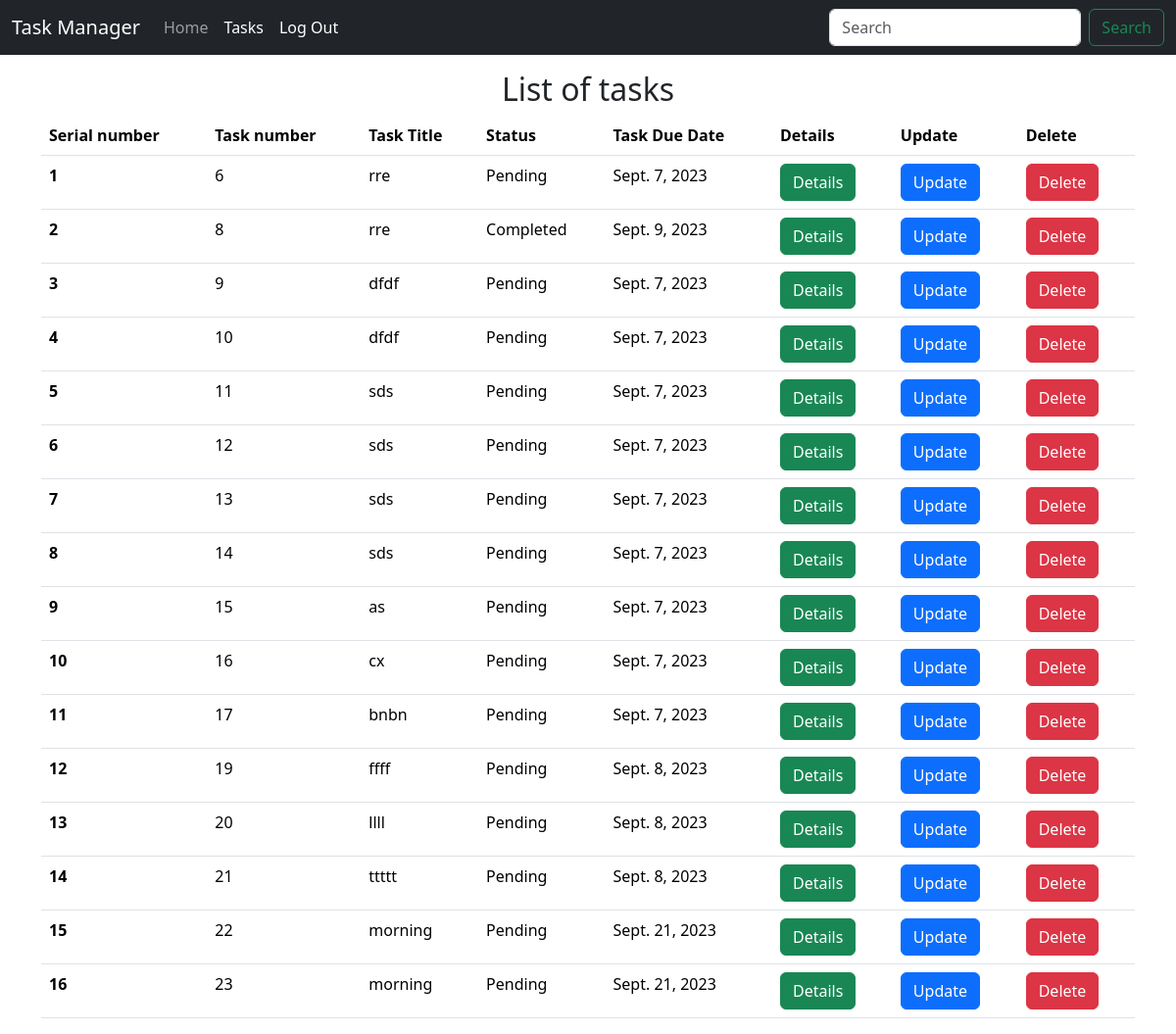
Page /tasks/ (signed in) on the committed database.
### home/models.py (models this page shows, shortened)
class Task(models.Model):
        id=models.AutoField(primary_key=True)
        taskTitle = models.CharField(max_length=30)
        taskDesc = models.TextField()
        date_field= models.DateField()
        time = models.DateField(auto_now_add=True)
        PENDING="Pending"
        COMPLETED="Completed"
        PROGRESS="Progress"
        STATUS=[
                (PENDING,'Pending'), (COMPLETED,'Completed'), (PROGRESS,'Progress')
        ]
        status=models.CharField(max_length=200, choices=STATUS, default=PENDING)

### home/views.py (the view)
# urls.py: path('tasks/', views.tasks,name='tasks'),
@login_required(login_url='login')
def tasks(request):
    allTasks = Task.objects.all()
    context = {'tasks': allTasks}
    return render(request,'tasks.html',context)

### templates/tasks.html (shortened to what this page needs)
<!doctype html>
<html lang="en">
  <head>
    <link href="https://cdn.jsdelivr.net/npm/bootstrap@5.3.1/dist/css/bootstrap.min.css" rel="stylesheet">
  </head>
  <body>
    <nav class="navbar navbar-expand-lg navbar-dark bg-dark">
        <div class="container-fluid">
          <a class="navbar-brand" href="/home">Task Manager</a>
          <div class="collapse navbar-collapse" id="navbarSupportedContent">
            <ul class="navbar-nav me-auto mb-2 mb-lg-0">
              <li class="nav-item">
                <a class="nav-link " aria-current="page" href="/home">Home</a>
              </li>
              <li class="nav-item">
                <a class="nav-link active" href="/tasks">Tasks</a>
              </li>
              <li class="nav-item">
                <a class="nav-link active" href="{% url 'logout' %}">Log Out</a>
              </li>
            </ul>
            <form class="d-flex" role="search">
              <input class="form-control me-2" type="search" placeholder="Search" aria-label="Search">
              <button class="btn btn-outline-success" type="submit">Search</button>
            </form>
          </div>
        </div>
      </nav>
      <div class="container my-3">
        <h2 class="text-center">List of tasks</h2>
        <table class="table">
            <thead>
              <tr>
                <th scope="col">Serial number</th>
                <th scope="col">Task number</th>
                <th scope="col">Task Title</th>
                <th scope="col">Status</th>
                <th scope="col">Task Due Date</th>
                <th scope="col">Details</th>
                <th scope="col">Update</th>
                <th scope="col">Delete</th>
              </tr>
            </thead>
            <tbody>
              {% for  task in tasks %}
              <tr>
                <th scope="row">{{forloop.counter}}</th>
                <td>{{task.id}}</td>
                <td>{{task.taskTitle}}</td>
                <td>{{task.status}}</td>
                <td>{{task.date_field}}</td>
                <td> <a  type=button href="/details/{{task.id}}" class="btn btn-success">Details</a></td>
                <td> <a type=button href="/update/{{task.id}}" class="btn btn-primary">Update</a></td>
                <td><a a type=button href="/delete/{{task.id}}" class="btn btn-danger" >Delete</a></td>
              </tr>
              {% endfor %}
            </tbody>
          </table>
      </div>
  </body>
</html>

### rows in the picture
Task: id "6", taskTitle "rre", status "Pending", date_field "Sept. 7, 2023"
Task: id "8", taskTitle "rre", status "Completed", date_field "Sept. 9, 2023"
Task: id "9", taskTitle "dfdf", status "Pending", date_field "Sept. 7, 2023"
Task: id "10", taskTitle "dfdf", status "Pending", date_field "Sept. 7, 2023"
Task: id "11", taskTitle "sds", status "Pending", date_field "Sept. 7, 2023"
Task: id "12", taskTitle "sds", status "Pending", date_field "Sept. 7, 2023"
Task: id "13", taskTitle "sds", status "Pending", date_field "Sept. 7, 2023"
Task: id "14", taskTitle "sds", status "Pending", date_field "Sept. 7, 2023"
Task: id "15", taskTitle "as", status "Pending", date_field "Sept. 7, 2023"
Task: id "16", taskTitle "cx", status "Pending", date_field "Sept. 7, 2023"
Task: id "17", taskTitle "bnbn", status "Pending", date_field "Sept. 7, 2023"
Task: id "19", taskTitle "ffff", status "Pending", date_field "Sept. 8, 2023"
Task: id "20", taskTitle "llll", status "Pending", date_field "Sept. 8, 2023"
Task: id "21", taskTitle "ttttt", status "Pending", date_field "Sept. 8, 2023"
Task: id "22", taskTitle "morning", status "Pending", date_field "Sept. 21, 2023"
Task: id "23", taskTitle "morning", status "Pending", date_field "Sept. 21, 2023"
